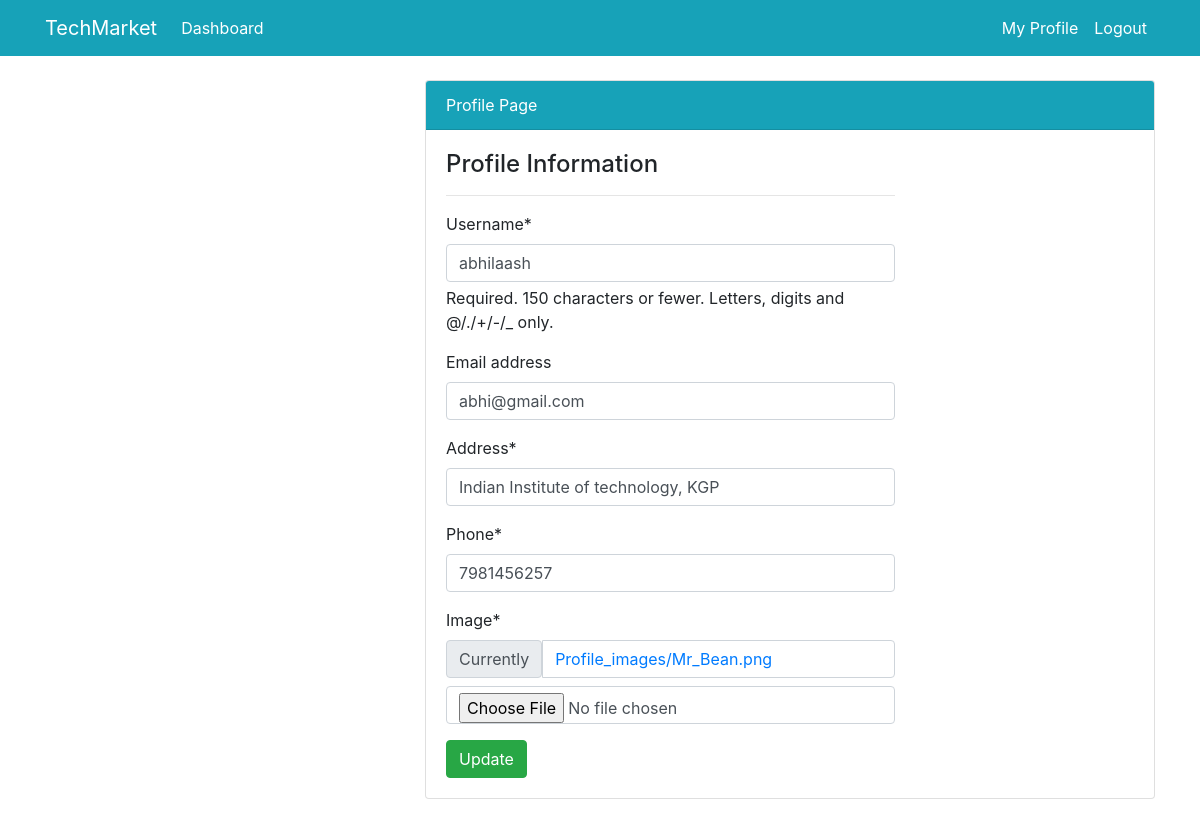
Page /profile/update/ (signed in) on the earlier database version.
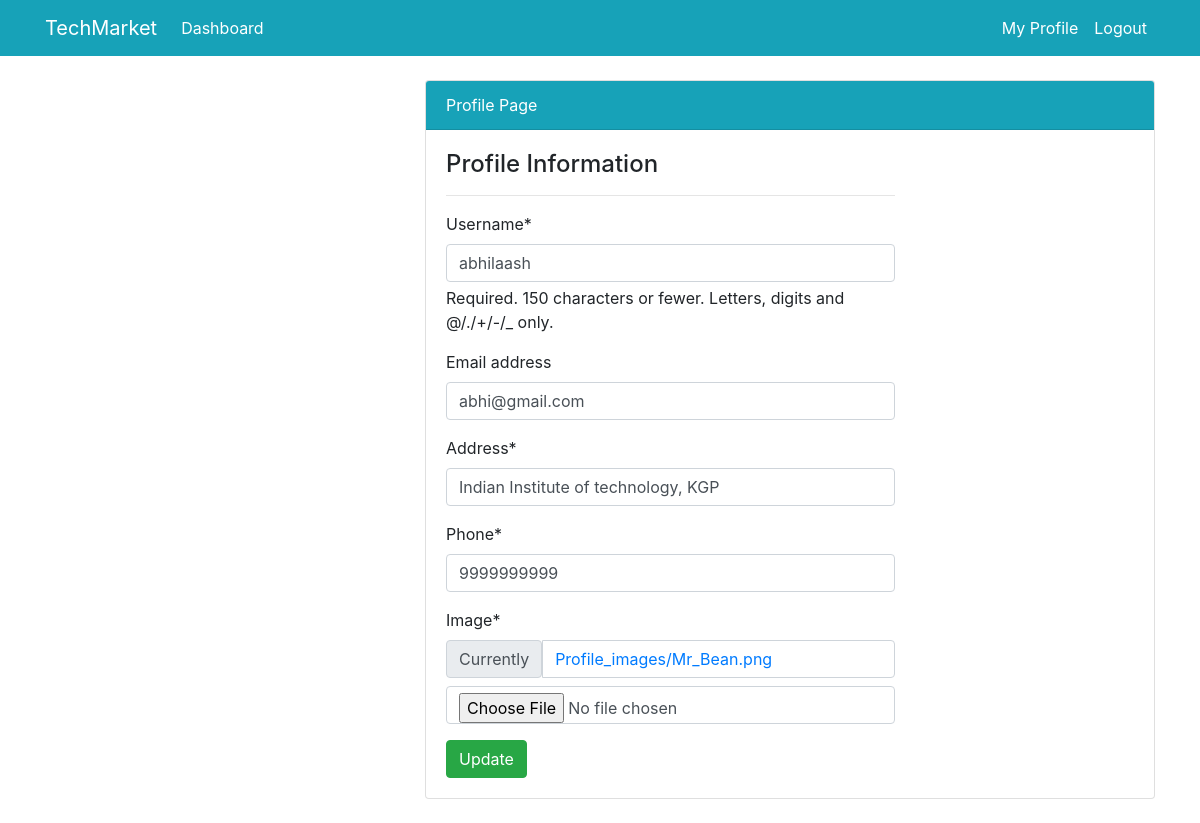
Same page on the later database version.
### user/models.py (models this page shows, shortened)
class Profile(models.Model):  # relationship with User model
    staff = models.OneToOneField(User, on_delete=models.CASCADE,null=True)
    address = models.CharField(max_length=200, null=True)
    phone = models.CharField(max_length=10, validators=[MinLengthValidator(10), MaxLengthValidator(10)],null=True)
    image = models.ImageField(default='default.jpg', upload_to='Profile_images')

### user/views.py (the view)
# urls.py: path('profile/update/',user_view.profile_update,name='user-profile-update'),
@login_required()
def profile_update(request):
    if request.method == 'POST':
        user_form = UserUpdateForm(request.POST, instance=request.user)
        profile_form = ProfileUpdateForm(request.POST, request.FILES, instance=request.user.profile)
        if user_form.is_valid() and profile_form.is_valid():
            user_form.save()
            profile_form.save()
            messages.success(request, f'Your profile has been updated.')
            return redirect('user-profile')
    else:
        user_form = UserUpdateForm(instance=request.user)
        profile_form = ProfileUpdateForm(instance=request.user.profile)
    context ={
        'user_form' : user_form,
        'profile_form' : profile_form
    }
    return render(request, 'user/profile_update.html', context)

### user/forms.py
class UserUpdateForm(forms.ModelForm):  # changes in the User model
    class Meta:
        model = User
        fields = ['username', 'email']

class ProfileUpdateForm(forms.ModelForm):  # changes in the Profile model
    class Meta:
        model = Profile
        fields = ['address', 'phone', 'image']

### templates/user/profile_update.html (shortened to what this page needs)
{% extends 'partials/base.html' %}
{% load crispy_forms_tags %}
{% block content %}
 <div class="container">
    <div class="row my-4">
        <div class="col-md-4">
        </div>
        <div class="col-md-8">
            <div class="card">
                <div class="card-header bg-info text-white">
                    Profile Page
                </div>
                <div class="card-body">
                    <div class="row">
                        <div class="col-md-8">
                            <span class="h4"> Profile Information</span>
                            <hr>
                            <form method="POST" enctype="multipart/form-data">
                                {{ user_form|crispy }}
                                {{ profile_form|crispy }}
                            <input type="submit" value="Update" class="btn btn-success">
                            </form>
                        </div>
                    </div>
                </div>
            </div>
        </div>
    </div>
</div>
{% endblock %}

Differences in the rows shown:
changed Profile "Indian Institute of technology, KGP": phone "7981456257" → "9999999999"
